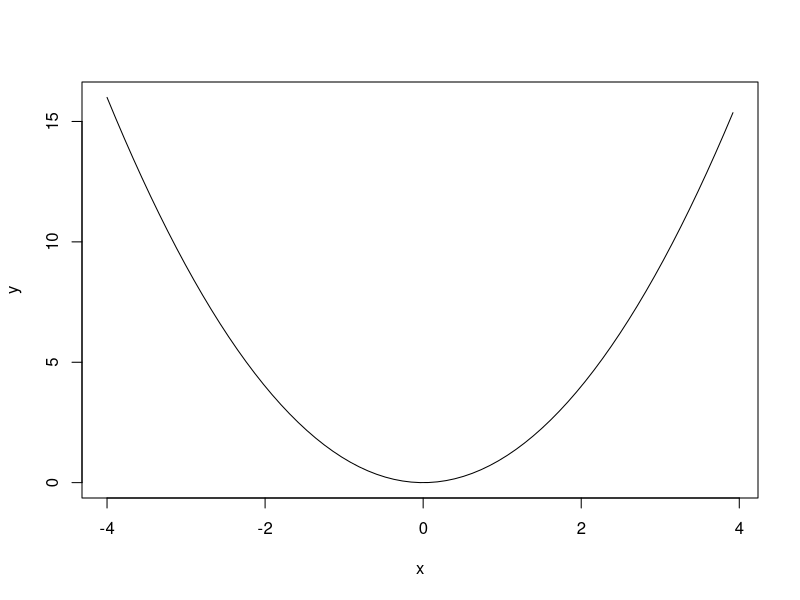
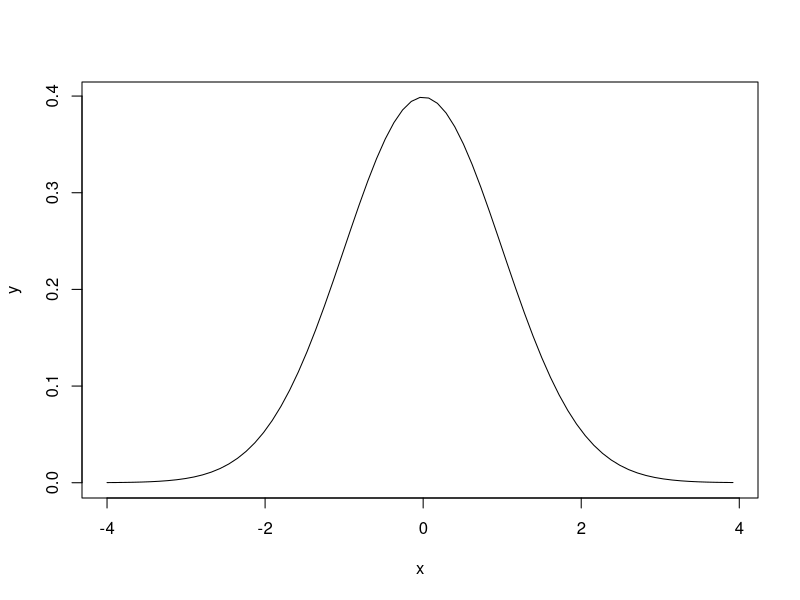

The R source for these figures, in order:
#Ejercicio 24
#genero in intervalo en X para la representacion de los valores de Y
#El 1 es el paso entre coordenadas X
#y es la funcion cuadratica
x<-seq(-4,4,0.11)
y<-x^2
#type para indicar el tipo de union
plot(x,y, type="l")

#ahora pintamos la distribucion normal
y<-dnorm(x)
plot(x,y, type="l")

#la funcion line() sirve para crear lineas.